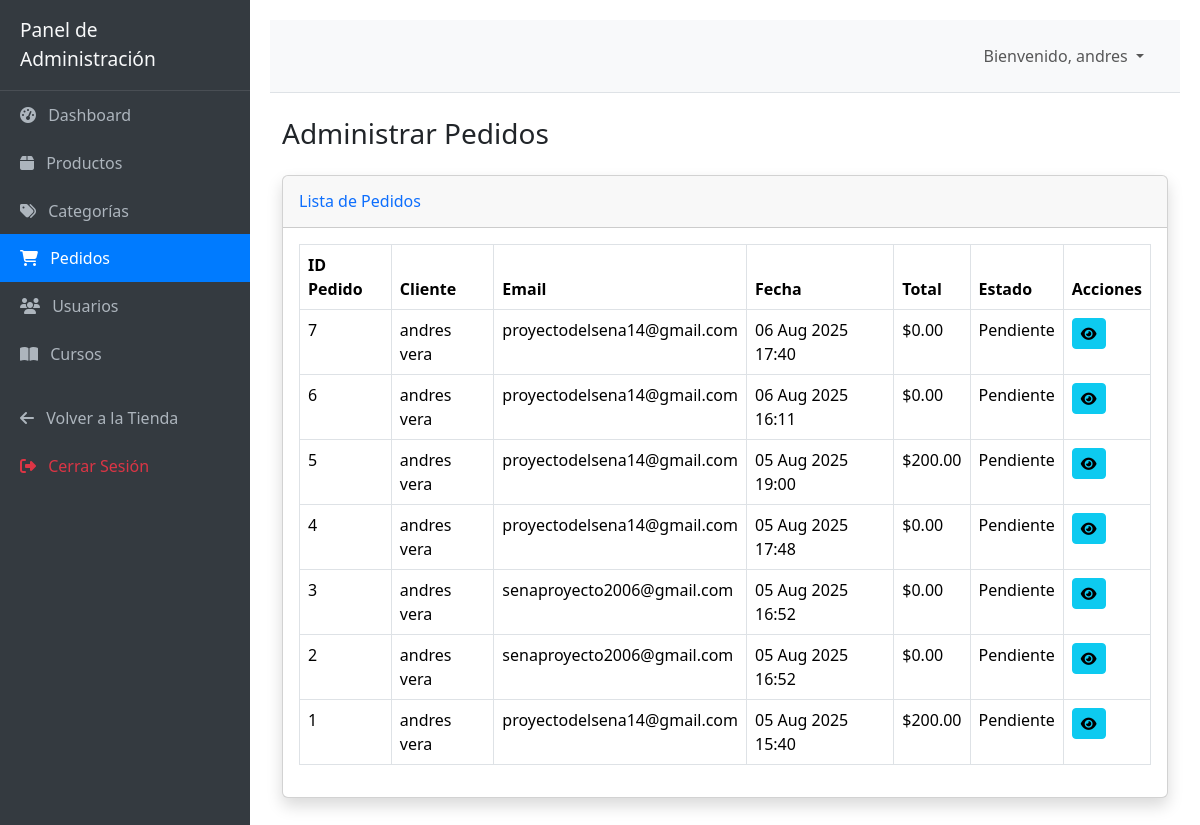
The app's page /dashboard/pedidos/ (signed in), older data.
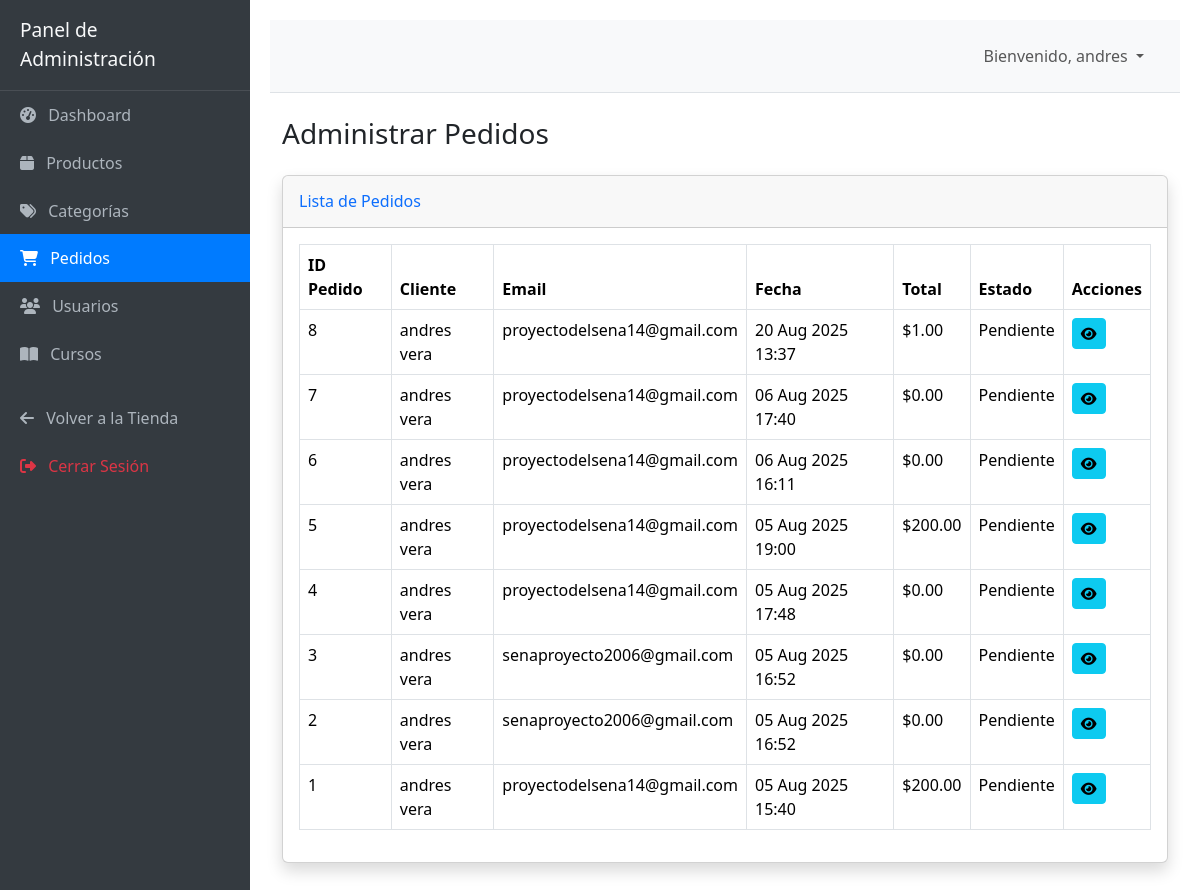
The same page, newer data.
### core/models.py (models this page shows, shortened)
class Pedido(models.Model):
    usuario = models.ForeignKey(User, on_delete=models.SET_NULL, null=True, blank=True, related_name='pedidos') # Usuario que realiza el pedido
    nombre_completo = models.CharField(max_length=200) # Nombre del cliente
    email = models.EmailField() # Email de contacto
    telefono = models.CharField(max_length=20, blank=True, null=True) # Teléfono opcional
    direccion_envio = models.CharField(max_length=255) # Dirección de envío
    ciudad = models.CharField(max_length=100) # Ciudad de envío
    codigo_postal = models.CharField(max_length=10, blank=True, null=True) # Código postal opcional
    pais = models.CharField(max_length=100, default='Colombia') # País de envío
    fecha_pedido = models.DateTimeField(auto_now_add=True) # Fecha de creación
    total_pedido = models.DecimalField(max_digits=10, decimal_places=2, default=0.00) # Total calculado
    ESTADO_PEDIDO = (
        ('pendiente', 'Pendiente'), ('procesando', 'Procesando'), ('enviado', 'Enviado'),
        ('completado', 'Completado'), ('cancelado', 'Cancelado'),
    )
    estado = models.CharField(max_length=20, choices=ESTADO_PEDIDO, default='pendiente') # Estado del pedido
    hecho_por_admin = models.BooleanField(default=False) # Si el pedido fue gestionado por un admin
    admin_observaciones = models.TextField(blank=True, null=True) # Observaciones internas
    class Meta:
        ordering = ['-fecha_pedido']
        verbose_name_plural = "Pedidos"

### core/views.py (the view)
# urls.py: path('dashboard/pedidos/', views.pedido_lista_admin, name='pedido_lista_admin'),
@admin_required(login_url='core:login')
def pedido_lista_admin(request):
    pedidos = Pedido.objects.all().order_by('-fecha_pedido')
    context = {
        'pedidos': pedidos,
        'titulo_pagina': 'Administrar Pedidos',
    }
    return render(request, 'core/dashboard_pedidos_lista.html', context)

### core/context_processors.py (called while the page is built)
def cart_item_count(request):
    cart = request.session.get('cart', {})
    total_items = sum(item_data.get('cantidad', 0) for item_data in cart.values())
    return {'cart_item_count': total_items}

### core/views.py (called while the page is built)
def is_admin_user(user):
    if user.is_authenticated:
        return user.is_staff or user.is_superuser or user.groups.filter(name='Administradores').exists()
    return False

### core/templates/core/dashboard_pedidos_lista.html
{% extends 'core/dashboard_base.html' %}
{% block dashboard_content %}
<div class="d-flex justify-content-between align-items-center mb-4">
    <h1 class="h3 mb-0 text-gray-800">{{ titulo_pagina }}</h1>
</div>
{% if pedidos %}
<div class="card shadow mb-4">
    <div class="card-header py-3">
        <h6 class="m-0 font-weight-bold text-primary">Lista de Pedidos</h6>
    </div>
    <div class="card-body">
        <div class="table-responsive">
            <table class="table table-bordered" id="dataTable" width="100%" cellspacing="0">
                <thead>
                    <tr>
                        <th>ID Pedido</th>
                        <th>Cliente</th>
                        <th>Email</th>
                        <th>Fecha</th>
                        <th>Total</th>
                        <th>Estado</th>
                        <th>Acciones</th>
                    </tr>
                </thead>
                <tbody>
                    {% for pedido in pedidos %}
                    <tr>
                        <td>{{ pedido.id }}</td>
                        <td>{{ pedido.nombre_completo }}</td>
                        <td>{{ pedido.email }}</td>
                        <td>{{ pedido.fecha_pedido|date:"d M Y H:i" }}</td>
                        <td>${{ pedido.total_pedido|floatformat:2 }}</td>
                        <td>
                            {{ pedido.get_estado_display }}
                        </td>
                        <td>
                            <a href="{% url 'core:pedido_detalle_admin' pedido.pk %}" class="btn btn-sm btn-info me-1" title="Ver Detalles">
                                <i class="fas fa-eye"></i>
                            </a>
                        </td>
                    </tr>
                    {% endfor %}
                </tbody>
            </table>
        </div>
    </div>
</div>
{% else %}
<div class="alert alert-info" role="alert">
    No hay pedidos registrados aún.
</div>
{% endif %}
{% endblock %}

Row changes from the older to the newer data that the page shows:
added Pedido: id "8", nombre_completo "andres vera", email "proyectodelsena14@gmail.com", fecha_pedido "20 Aug 2025 13:37", total_pedido "1.00", estado "Pendiente"
